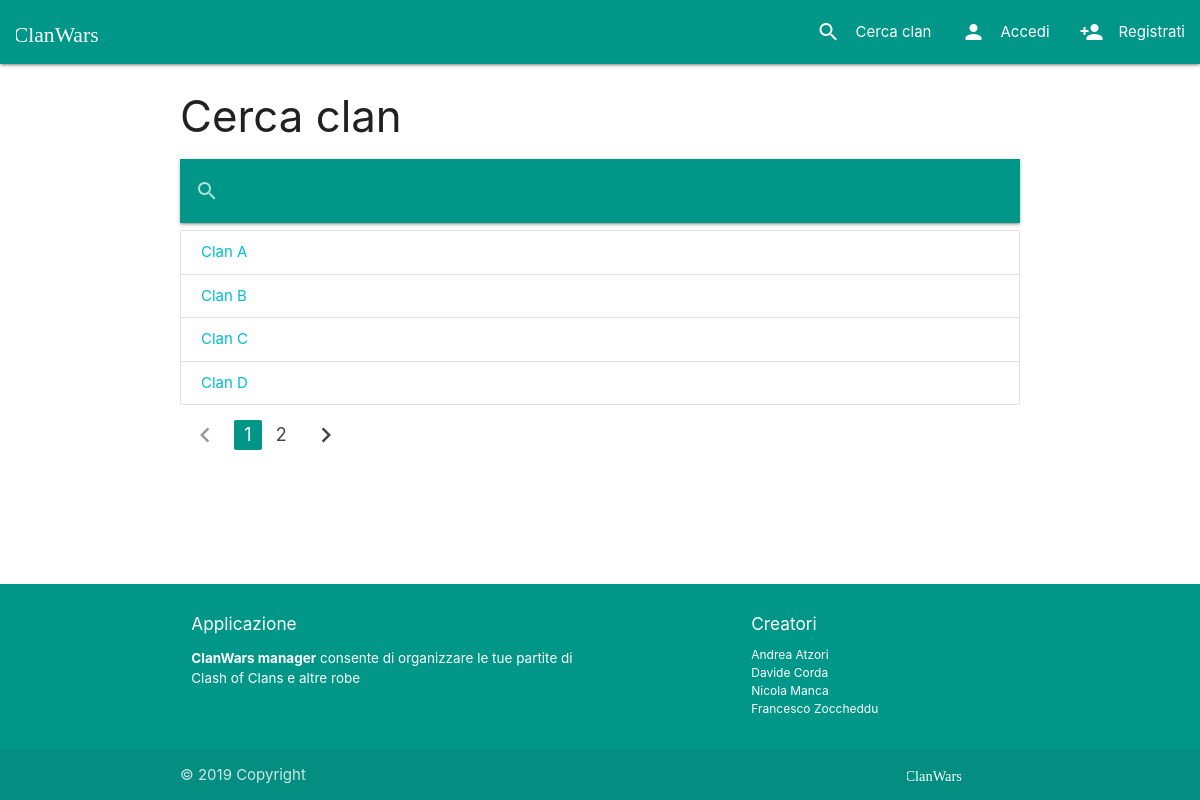
The page /clans/ on the database as committed earlier.
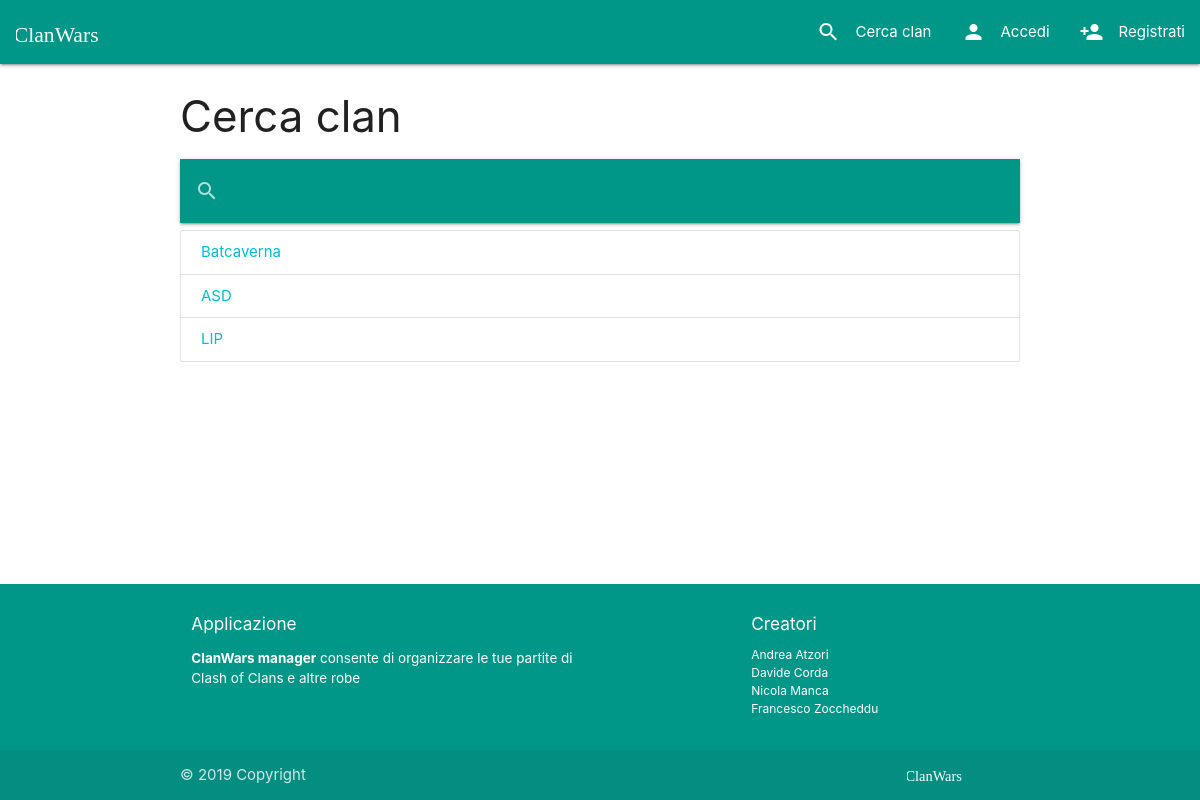
The same page on the database as committed later.
### manager/models.py (models this page shows, shortened)
class Clan(models.Model):
    name = models.CharField(max_length=30)
    clanMaster = models.OneToOneField(User, on_delete=models.CASCADE, related_name="+", null=False, blank=False)
    maxMembers = models.PositiveSmallIntegerField(default=20, validators=[MinValueValidator(1), MaxValueValidator(50)])
    def get_absolute_url(self):
        return reverse("clans_details", kwargs={'pk': self.pk})

### manager/views/clans.py (the view)
# urls.py: path(r'', ClanListView.as_view(), name='clans_list'),
class ClanListView(ListView):
    template_name = "clans/list.html"
    paginate_by = 4
    context_object_name = "clans"
    def get_queryset(self):
        query = self.request.GET.get("q")
        if query is not None:
            return Clan.objects.filter(name__icontains=query)
        return Clan.objects.all()

### manager/templatetags/postlinks.py (called while the page is built)
@register.inclusion_tag("commons/tags/hiddenform.html")
def hiddenform():
    return {"id": _form_id, "action": "."}

### manager/templatetags/toasts.py (called while the page is built)
@register.simple_tag()
def toast_if(condition, message, icon=None):
    return mark_safe(render_to_string("commons/tags/toast.html", toast(message, icon)) if condition else "")

### manager/templates/clans/list.html (shortened to what this page needs)
{% extends 'base.html' %}
  {% block content %}
  <h3>Cerca clan</h3>
  <nav>
    <div class="nav-wrapper">
      <form>
        <div class="input-field">
          <input id="search" type="search" name="q" value="{{request.GET.q}}">
          <label class="label-icon" for="search"><i class="material-icons">search</i></label>
          <i class="material-icons">close</i>
        </div>
      </form>
    </div>
  </nav>
  <div class="collection">
    {% for clan in clans %}
      <a class="collection-item waves-effect" href="{{clan.get_absolute_url}}">{{clan.name}}</a>
    {% endfor %}
  </div>
  {% include "commons/pagination.html" %}
  {% load toasts %}
{% endblock %}

### manager/templates/base.html (shortened to what this page needs)
{% load static %}
<!doctype html>
<html>
<head>
  <link type="text/css" rel="stylesheet" href="{% static "css/materialize.min.css" %}" media="screen,projection" />
  <link type="text/css" rel="stylesheet" href="{% static "css/style.css" %}" media="screen,projection" />
</head>
<body>
  <header>
    {% include "commons/navbar.html" %}
  </header>
  <main>
    <div class="container">
      <section>
        {% block content %}{% endblock%}
      </section>
    </div>
  </main>
  {% include "commons/footer.html" %}
</body>
</html>

### manager/templates/commons/navbar.html (shortened to what this page needs)
{% load static %}
{% load postlinks %}
<nav>
    <div class="nav-wrapper">
        <a href="{% url 'home' %}" class="brand-logo">
            <img class="logo-img" src="{% static "images/logotype.svg" %}">
        </a>
        <ul class="right hide-on-med-and-down">
            <li class="waves-effect">
                <a href="{% url 'clans_list' %}">
                    <i class="material-icons left">search</i>
                    Cerca clan
                </a>
            </li>
            {% if request.user.is_authenticated %}
            <li>
                <a class="dropdown-trigger waves-effect no-autoinit" href="#!" data-target="logout-dropdown">
                    <i class="material-icons left">person</i>
                    {{user.username}}
                    <i class="material-icons right">arrow_drop_down</i>
                </a>
            </li>
            {% else %}
            <li class="waves-effect">
                <a href="{% url 'user_login' %}">
                    <i class="material-icons left">person</i>
                    Accedi
                </a>
            </li>
            <li class="waves-effect">
                <a href="{% url 'user_signup' %}">
                    <i class="material-icons left">person_add</i>
                    Registrati
                </a>
            </li>
            {% endif %}
        </ul>
    </div>
</nav>

### manager/templates/commons/pagination.html
{% if is_paginated %}
<ul class="pagination">
    {% if page_obj.has_previous %}
        <li class="waves-effect">
            <a href="?page={{page_obj.previous_page_number}}">
    {% else %}
        <li class="disabled">
            <a>
    {% endif %}
            <i class="material-icons">chevron_left</i>
        </a>
    </li>
    {% for i in page_obj.paginator.page_range %}
        {% if i == page_obj.number %}
            <li class="active waves-effect">
        {% else %}
            <li class="waves-effect">
        {% endif %}
            <a href="?page={{i}}">
                {{i}}
            </a>
        </li>
    {% endfor %}
    {% if page_obj.has_next %}
        <li class="waves-effect">
            <a href="?page={{page_obj.next_page_number}}">
    {% else %}
        <li class="disabled">
            <a>
    {% endif %}
            <i class="material-icons">chevron_right</i>
        </a>
    </li>
</ul>
{% endif %}

### manager/templates/commons/footer.html
{% load static %}
<footer class="page-footer">
    <div class="container">
        <div class="row">
            <div class="col l6 s12">
                <h6>Applicazione</h6>
                <p class="description"><b>ClanWars manager</b> consente di organizzare le tue partite di Clash of Clans
                    e altre robe</p>
            </div>
            <div class="col l4 offset-l2 s12">
                <h6>Creatori</h6>
            <ul class="authors">
                    <li>Andrea Atzori</li>
                    <li>Davide Corda</li>
                    <li>Nicola Manca</li>
                    <li>Francesco Zoccheddu</li>
                </ul>
            </div>
        </div>
    </div>
    <div class="footer-copyright">
        <div class="container">
            © 2019 Copyright
            <img class="logotype right" src="{% static "images/logotype.svg" %}">
        </div>
    </div>
</footer>

### manager/static/css/style.css (style rules this page uses)
.logo-img { max-height: 64px !important; padding: 15px 0 !important; margin-left: 0.5em; margin-right: 0.5em; }
footer .logotype { max-height: 1.5em !important; }
footer .authors { font-size: 0.8em; }
footer .description { font-size: 0.9em; }
footer.page-footer { margin-top: 6em; }
body { display: flex; min-height: 100vh; flex-direction: column; }
main { flex: 1 0 auto; }

Rows that differ between the two databases and show on the page:
removed Clan: name "Clan D"
changed Clan: name "Clan A" → "Batcaverna"
changed Clan: name "Clan B" → "ASD"
changed Clan: name "Clan C" → "LIP"
Other text that changed with them:
list line gone: "1"
list line gone: "2"
